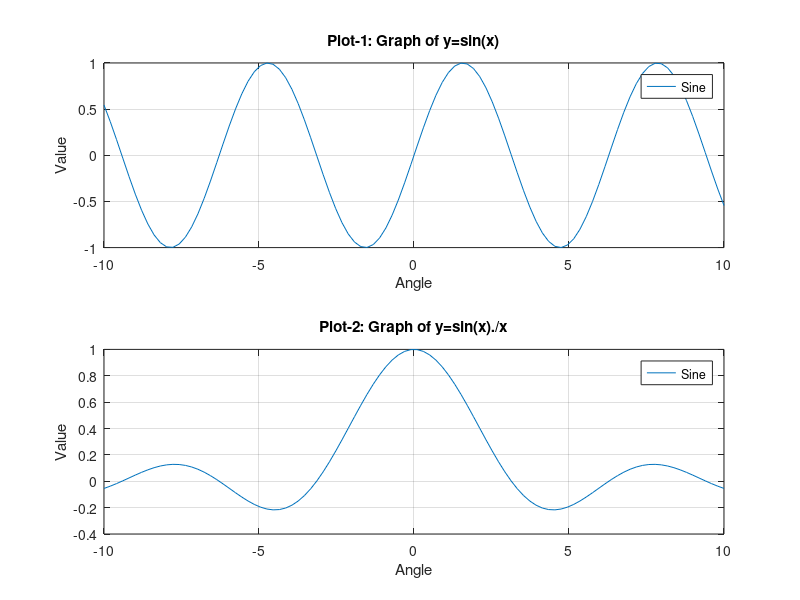

This figure's MATLAB source:
# Script to plot two subplots (rows ,columns ,select )
x = linspace(-10, 10);
subplot(2,1,1) % Specify two rows, one column, and select
    plot(x, sin(x));
    xlabel('Angle')
    ylabel('Value')
    title('Plot-1: Graph of y=sin(x)')
    grid on
    legend('Sine')
subplot(2,1,2);
    plot(x, sin(x)./x);
    xlabel('Angle')
    ylabel('Value')
    title('Plot-2: Graph of y=sin(x)./x')
    grid on
    legend('Sine')
print('plot_twosubplots.jpg','-djpg','-r300')
